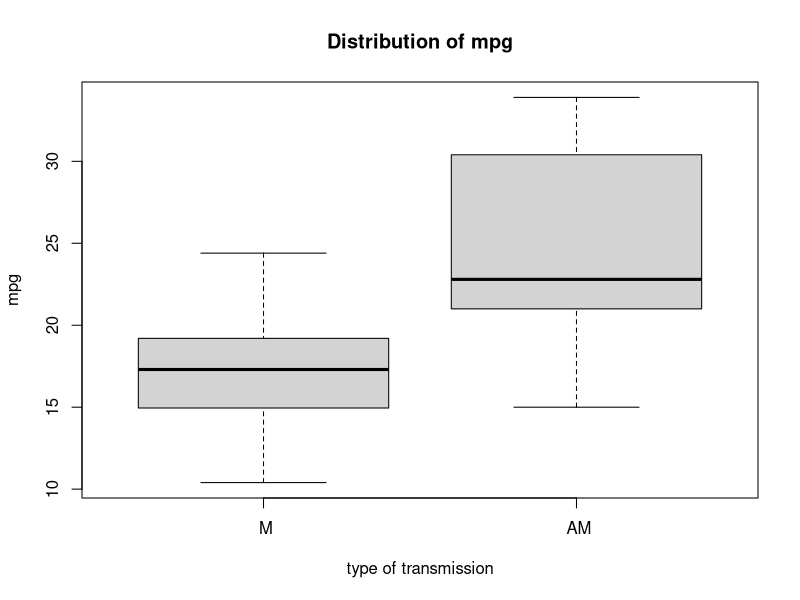
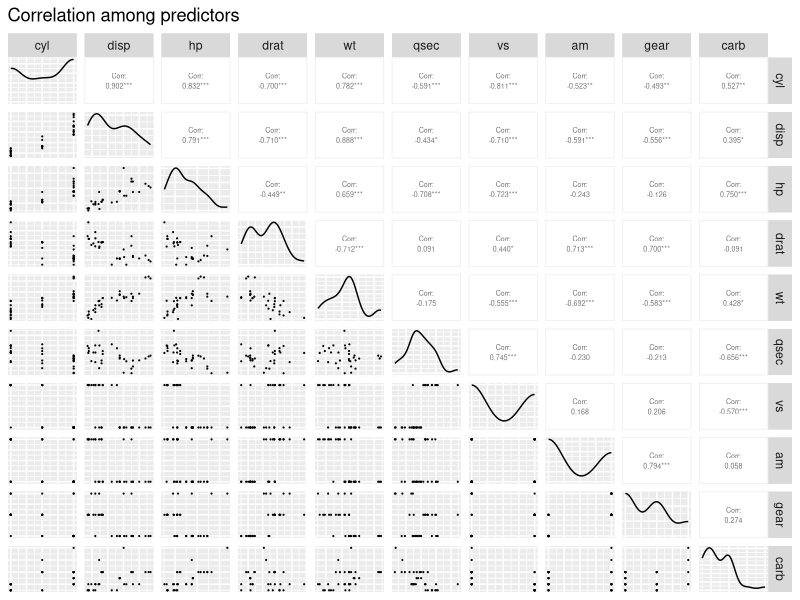
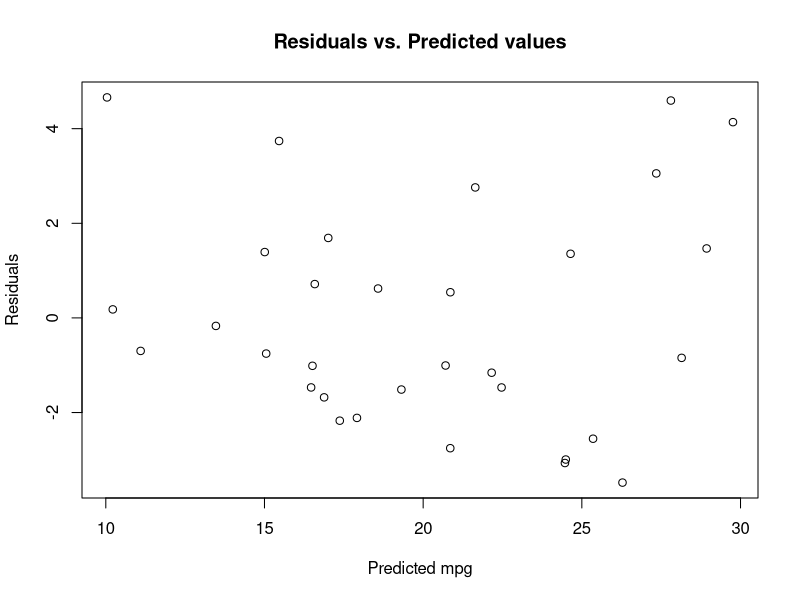

Reproduce these figures in R, in order.
## ---- chunk 1
lapply(c("tidyverse", "magrittr", "GGally", "gridExtra"), 
       function(lib) 
         suppressWarnings(suppressMessages(require(lib, character.only = T))))
data(mtcars)
# data preprocessing: am as factor
mtcars %<>% mutate(transmission = factor(am, levels = c(0, 1), labels = c(" M", " AM")))
## ---- chunk 2
boxplot(mpg ~ transmission, data = mtcars, main = "Distribution of mpg", 
        ylab = "mpg", xlab = "type of transmission")

mtcars %>% select(-mpg, -transmission) %>% 
  ggpairs(upper = list(continuous = wrap("cor", size = 1.8)), 
          lower=list(continuous=wrap("points", size = 0.1)), 
          axisLabels = 'none',
          title = "Correlation among predictors")
## ---- chunk 3
fit_final <- lm(mpg ~ wt + qsec + transmission, data = mtcars)
coef(fit_final)
## ---- chunk 4
summary(fit_final)$coefficients[4] + c(-1, 1) * 
  qt(.975, df = fit_final$df) * 
  coef(summary(fit_final))[,2][4]
## ---- chunk 5
plot(predict(fit_final), resid(fit_final), pch = 21, xlab = "Predicted mpg",
     ylab = "Residuals", main = "Residuals vs. Predicted values")
## ---- chunk 6
fit_all <- lm(mpg ~ ., data = mtcars)
step(fit_all, k = log(nrow(mtcars)))
